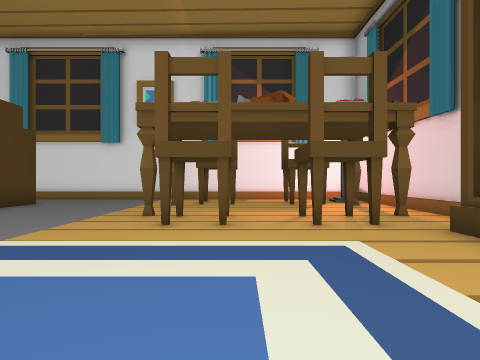
view 1 (above)

21 first-person views from a walk through a scene from a Unity 3-D project. The camera is 1.5 m above the floor, looks level and sees 75° across. The floor is counted in squares, 2 m on a side. Each view is taken from the middle of a square. On the plan, view 1 faces up. The plan holds only what a view shows up to about 10 squares ahead; the rest is blank. The place goes on beyond the plan.

view 2
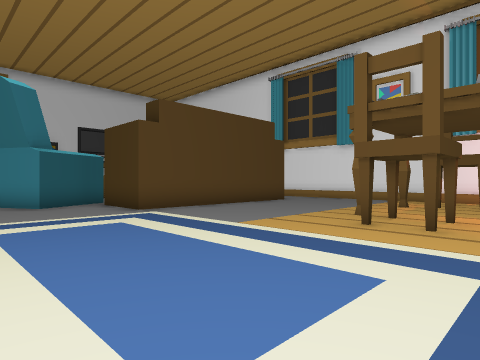

view 3
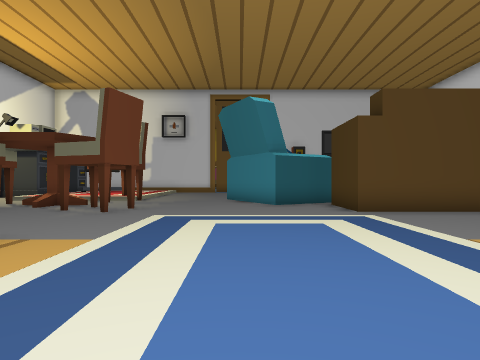

view 4
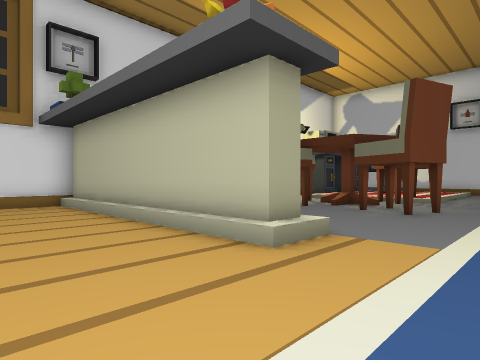

view 5
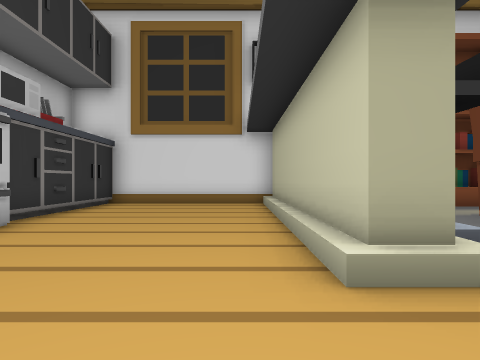

view 6
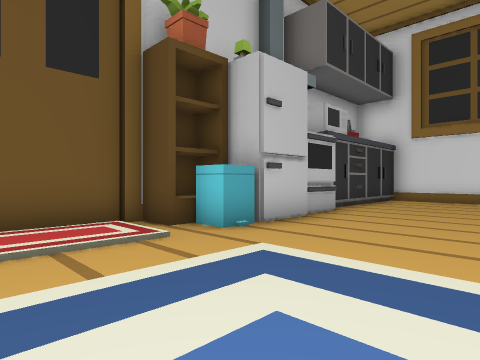

view 7
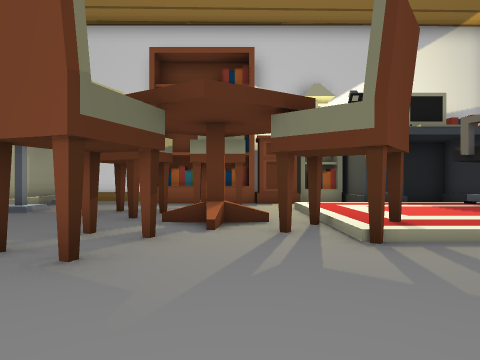

view 8
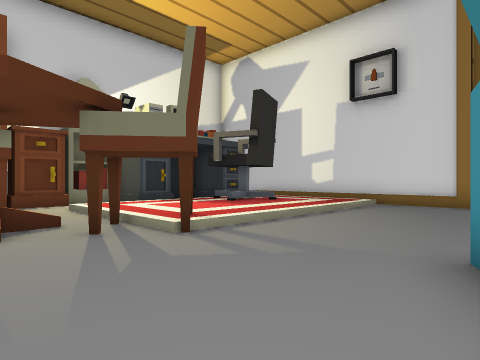

view 9
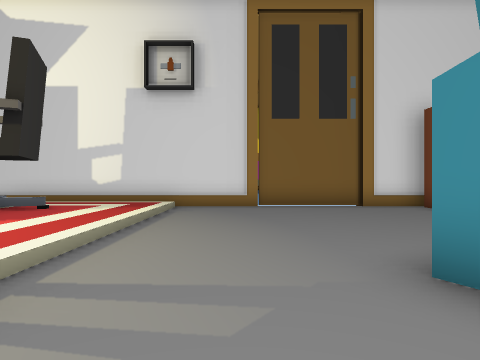

view 10
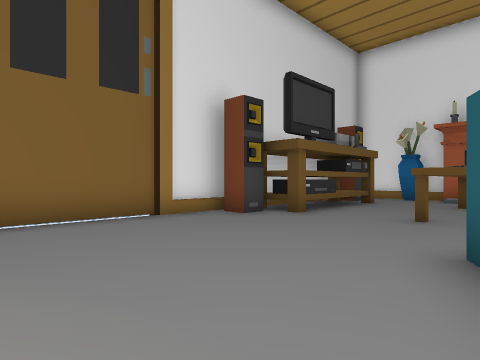

view 11
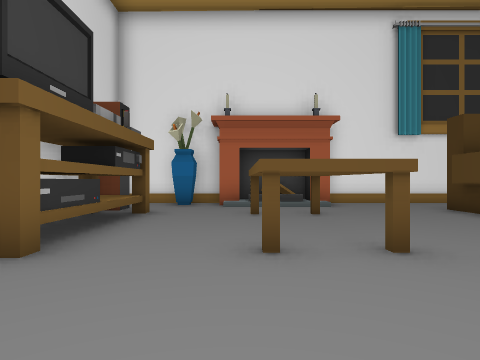

view 12
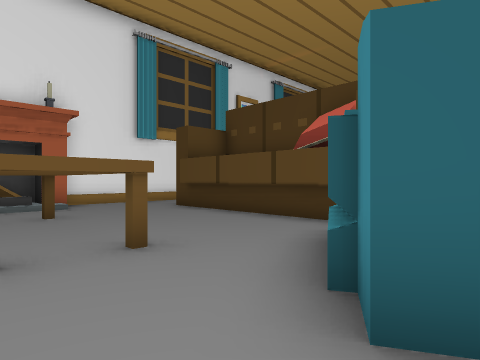

view 13
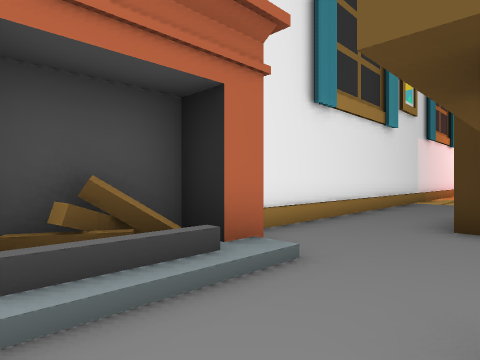

view 14
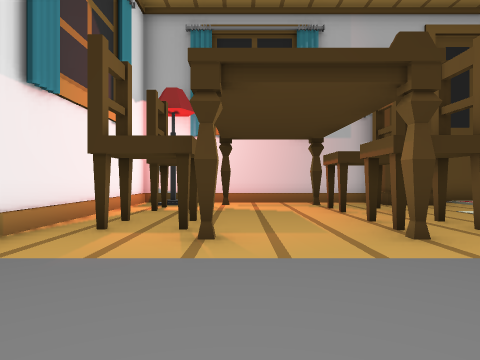

view 15
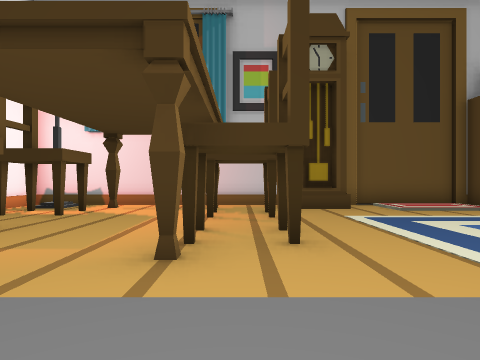

view 16
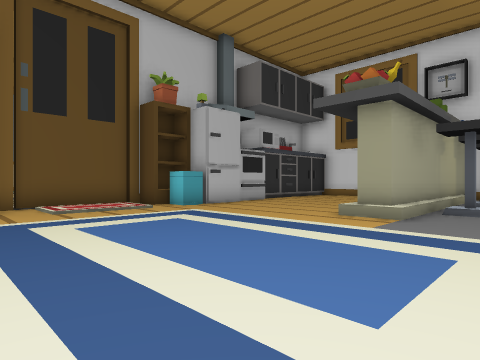

view 17
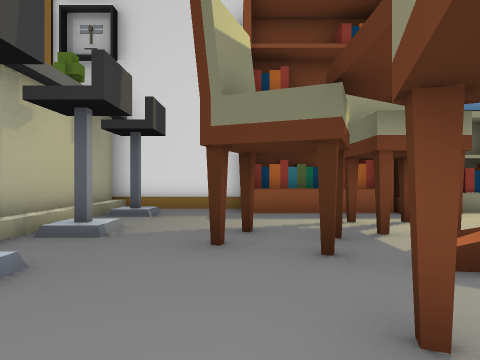

view 18
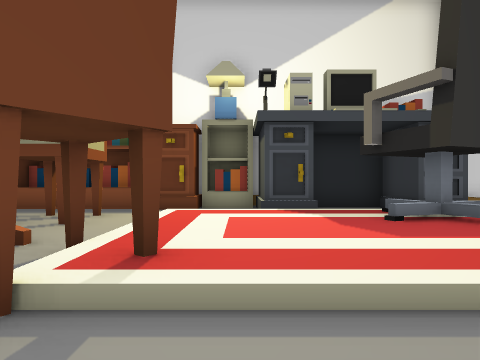

view 19
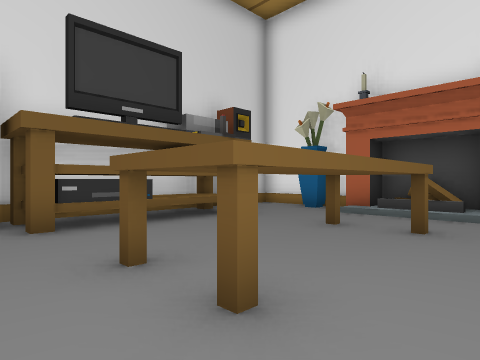

view 20
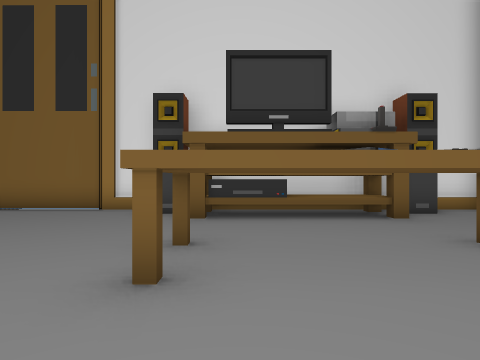

view 21
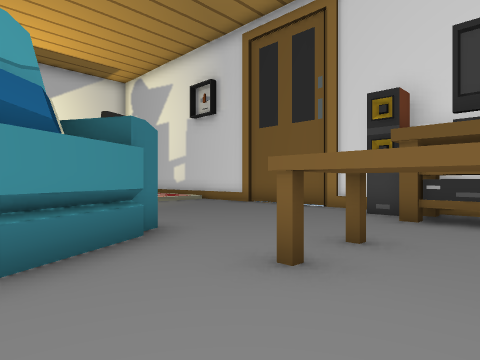

### Floor plan
Key: @ floor where view 1 was taken; # wall or solid block; . main floor; : floor 0.25 m higher than the main floor; + floor 0.5 m higher than the main floor; / step, stairs or slope; = window, fence, low wall or low ledge; C chair; S stool; E oven; B books; H shelf; R rug; I bin; F fridge; U cupboard; P speaker; L flowerpot; A lamp; O other object.
Columns run from 18 left of view 1 to 5 right of it. Each row starts with its distance up from view 1.
 13 ####  ##################
 12 #.L.O##................#
 11 #...://..........C...CA#
 10  P........##....#C...C.#
  9  #...O...###.........#.#
  8 #=.......# #...........#
  7 ##.......###....#C.C.#.#
  6 ##.......###...........#
  5 ##.......###.....C.C...
  4 #P......####..........#
  3 #.....####............##
  2 #.....####...........RR#
  1 #......#.............RR#
  0 #.................@..RR#
 -1 #.....................H#
 -2 #..........C...//....IH
 -3 #//////C..CC.../#....F
 -4 #:::::::......S/#....#
 -5 #:::::::.OOC.../#....E
 -6 #::O::::.CCCC.S/#.....#
 -7 #  /::::......S/#....##
 -8 ###  #...CC..../#....#
 -9  ##. #B#UBHB..S/#....##
-10   ####B##BHB#..+#.....#
-11             ########

Positions as (right, up) in squares from view 1, and headings:
1: (0, 0), facing up
2: (1, 0), facing up-left
3: (1, 1), facing left
4: (1, 0), facing down-left
5: (-1, 0), facing down
6: (-1, 2), facing down-right
7: (-9, 1), facing down
8: (-8, 1), facing down-left
9: (-9, -1), facing left
10: (-12, -1), facing up-left
11: (-14, 2), facing up
12: (-14, 2), facing up-right
13: (-14, 9), facing up-right
14: (-6, 9), facing right
15: (-5, 6), facing right
16: (-5, 4), facing down-right
17: (-6, -2), facing down
18: (-12, -1), facing down
19: (-11, 4), facing up-left
20: (-10, 6), facing left
21: (-10, 7), facing down-left
